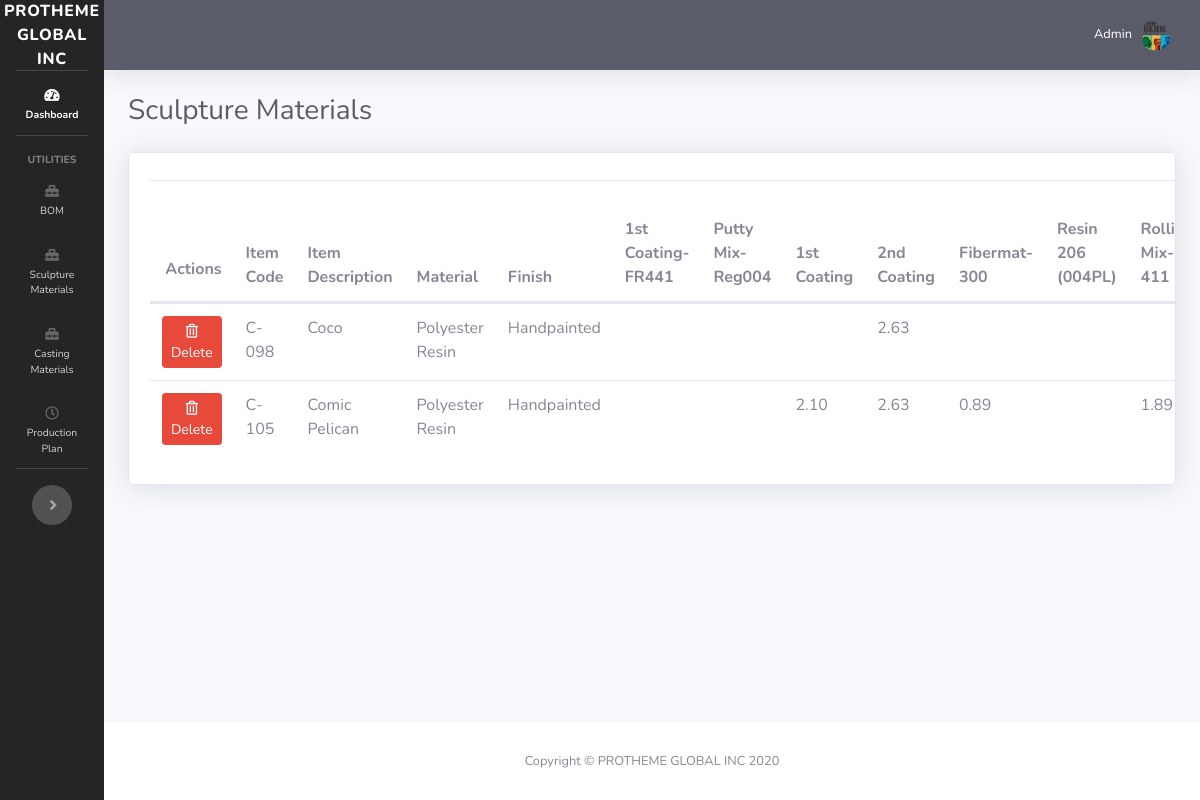
/casting_materials_consolidated.php, run on the app's committed database.
### tables this page shows
CREATE TABLE `item` (
  `id` int(11) NOT NULL,
  `item_code` varchar(128) NOT NULL,
  `item_description` varchar(128) NOT NULL,
  `material` varchar(128) NOT NULL,
  `finish` varchar(128) NOT NULL
);

### casting_materials_consolidated.php (the view, shortened to what this page needs)
<?php
require_once 'dbh.php';
include("sidebar.php");
$getItemSculMat = $mysqli->query('SELECT i.id, i.item_code, i.item_description, i.material, i.finish,
MAX(CASE WHEN (sm.id = 1) THEN ism.item_value ELSE NULL END ) AS sm1,
MAX(CASE WHEN (sm.id = 2) THEN ism.item_value ELSE NULL END ) AS sm2,
MAX(CASE WHEN (sm.id = 3) THEN ism.item_value ELSE NULL END ) AS sm3,
MAX(CASE WHEN (sm.id = 4) THEN ism.item_value ELSE NULL END ) AS sm4,
MAX(CASE WHEN (sm.id = 5) THEN ism.item_value ELSE NULL END ) AS sm5,
MAX(CASE WHEN (sm.id = 6) THEN ism.item_value ELSE NULL END ) AS sm6,
MAX(CASE WHEN (sm.id = 7) THEN ism.item_value ELSE NULL END ) AS sm7,
MAX(CASE WHEN (sm.id = 8) THEN ism.item_value ELSE NULL END ) AS sm8,
MAX(CASE WHEN (sm.id = 9) THEN ism.item_value ELSE NULL END ) AS sm9,
MAX(CASE WHEN (sm.id = 10) THEN ism.item_value ELSE NULL END ) AS sm10,
MAX(CASE WHEN (sm.id = 11) THEN ism.item_value ELSE NULL END ) AS sm11,
MAX(CASE WHEN (sm.id = 12) THEN ism.item_value ELSE NULL END ) AS sm12,
MAX(CASE WHEN (sm.id = 13) THEN ism.item_value ELSE NULL END ) AS sm13,
MAX(CASE WHEN (sm.id = 14) THEN ism.item_value ELSE NULL END ) AS sm14,
MAX(CASE WHEN (sm.id = 15) THEN ism.item_value ELSE NULL END ) AS sm15,
MAX(CASE WHEN (sm.id = 16) THEN ism.item_value ELSE NULL END ) AS sm16,
MAX(CASE WHEN (sm.id = 17) THEN ism.item_value ELSE NULL END ) AS sm17,
MAX(CASE WHEN (sm.id = 18) THEN ism.item_value ELSE NULL END ) AS sm18,
MAX(CASE WHEN (sm.id = 19) THEN ism.item_value ELSE NULL END ) AS sm19,
MAX(CASE WHEN (sm.id = 20) THEN ism.item_value ELSE NULL END ) AS sm20,
MAX(CASE WHEN (sm.id = 21) THEN ism.item_value ELSE NULL END ) AS sm21
FROM item_casting_material ism
JOIN item i
ON i.id = ism.item_id
JOIN casting_materials sm
ON sm.id = ism.sculpture_id
GROUP BY i.id') or die ($mysqli->error);
?>
<div id="content-wrapper" class="d-flex flex-column">
    <div id="content">
        <?php
        include("topbar.php");
        ?>
        <div class="container-fluid">
            <div class="d-sm-flex align-items-center justify-content-between mb-4">
                <h1 class="h3 mb-0 text-gray-800">Sculpture Materials</h1>
            </div>
            <div class="row">
                <div class="col-lg-12 mb-4">
                    <div class="card shadow mb-4" style="padding: 2%; overflow-x: auto; ">
                        <table class="table" id="itemSculptureMaterials">
                            <thead>
                            <tr>
                                <th><label class="float-right">Actions</label></th>
                                <th>Item Code</th>
                                <th>Item Description</th>
                                <th>Material</th>
                                <th>Finish</th>
                                <th>1st Coating-FR441</th>
                                <th>Putty Mix-Reg004</th>
                                <th>1st Coating</th>
                                <th>2nd Coating</th>
                                <th>Fibermat-300</th>
                                <th>Resin 206 (004PL)</th>
                                <th>Rolling Mix-411</th>
                            </tr>
                            </thead>
                            <tbody>
                            <?php while($newItemSculMat=$getItemSculMat->fetch_assoc()){ ?>
                                <tr>
                                    <td>
                                        <button type="button" class="btn btn-sm btn-danger float-left" data-toggle="modal" data-target="#exampleModal<?php echo $newItemSculMat['id']; ?>">
                                            <i class="far fa-trash-alt"></i> Delete
                                        </button>
                                    </td>
                                    <td><?php echo $newItemSculMat['item_code']; ?></td>
                                    <td><?php echo $newItemSculMat['item_description']; ?></td>
                                    <td><?php echo $newItemSculMat['material']; ?></td>
                                    <td><?php echo $newItemSculMat['finish']; ?></td>
                                    <td><?php echo $newItemSculMat['sm1']; ?></td>
                                    <td><?php echo $newItemSculMat['sm2']; ?></td>
                                    <td><?php echo $newItemSculMat['sm3']; ?></td>
                                    <td><?php echo $newItemSculMat['sm4']; ?></td>
                                    <td><?php echo $newItemSculMat['sm5']; ?></td>
                                    <td><?php echo $newItemSculMat['sm6']; ?></td>
                                    <td><?php echo $newItemSculMat['sm7']; ?></td>
                                </tr>
                            <?php }?>
                            </tbody>
                        </table>
                </div>
            </div>
        </div>
    </div>
</div>
<?php include("footer.php");
?>

### sidebar.php (style rules this page uses)
::placeholder { opacity: 0.7 !important; }
body, input, textarea { scroll-behavior: smooth !important; }

### data on the page
item: item_code "C-098", item_description "Coco", material "Polyester Resin", finish "Handpainted", sm4 "2.63"
item: item_code "C-105", item_description "Comic Pelican", material "Polyester Resin", finish "Handpainted", sm3 "2.10", sm4 "2.63", sm5 "0.89", sm7 "1.89"
